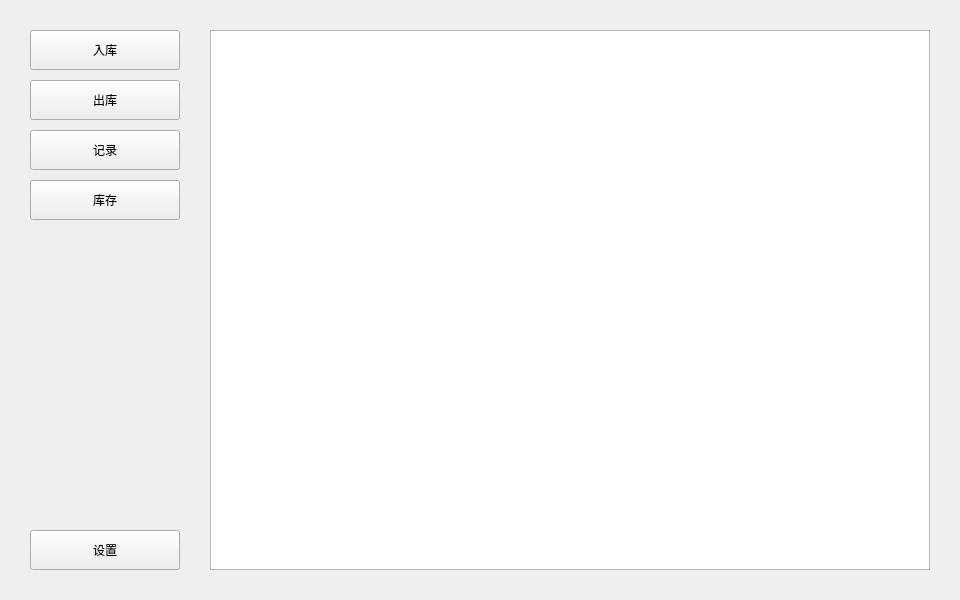
<?xml version="1.0" encoding="UTF-8"?>
<ui version="4.0">
 <class>Form</class>
 <widget class="QWidget" name="Form">
  <property name="geometry">
   <rect>
    <x>0</x>
    <y>0</y>
    <width>960</width>
    <height>600</height>
   </rect>
  </property>
  <property name="windowTitle">
   <string>仓库管理系统</string>
  </property>
  <widget class="QPushButton" name="bsettings">
   <property name="geometry">
    <rect>
     <x>30</x>
     <y>530</y>
     <width>150</width>
     <height>40</height>
    </rect>
   </property>
   <property name="text">
    <string>设置</string>
   </property>
  </widget>
  <widget class="QPushButton" name="bin">
   <property name="geometry">
    <rect>
     <x>30</x>
     <y>30</y>
     <width>150</width>
     <height>40</height>
    </rect>
   </property>
   <property name="text">
    <string>入库</string>
   </property>
  </widget>
  <widget class="QPushButton" name="bout">
   <property name="geometry">
    <rect>
     <x>30</x>
     <y>80</y>
     <width>150</width>
     <height>40</height>
    </rect>
   </property>
   <property name="text">
    <string>出库</string>
   </property>
  </widget>
  <widget class="QPushButton" name="blog">
   <property name="geometry">
    <rect>
     <x>30</x>
     <y>130</y>
     <width>150</width>
     <height>40</height>
    </rect>
   </property>
   <property name="text">
    <string>记录</string>
   </property>
  </widget>
  <widget class="QListWidget" name="messageq">
   <property name="geometry">
    <rect>
     <x>210</x>
     <y>30</y>
     <width>720</width>
     <height>540</height>
    </rect>
   </property>
  </widget>
  <widget class="QPushButton" name="bget">
   <property name="geometry">
    <rect>
     <x>30</x>
     <y>180</y>
     <width>150</width>
     <height>40</height>
    </rect>
   </property>
   <property name="text">
    <string>库存</string>
   </property>
  </widget>
 </widget>
 <resources/>
 <connections/>
</ui>
